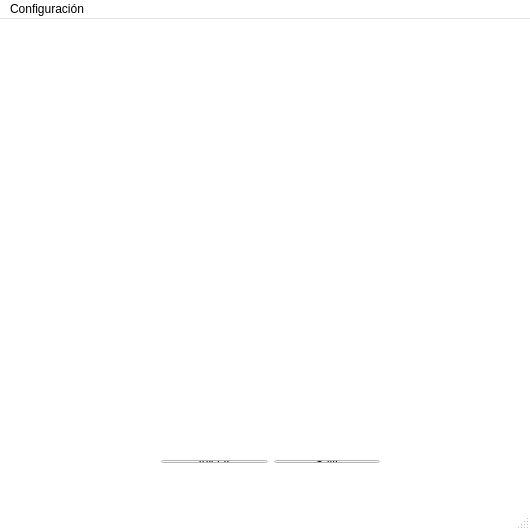
<?xml version="1.0" encoding="UTF-8"?>
<ui version="4.0">
 <class>MainWindow</class>
 <widget class="QMainWindow" name="MainWindow">
  <property name="geometry">
   <rect>
    <x>0</x>
    <y>0</y>
    <width>530</width>
    <height>530</height>
   </rect>
  </property>
  <property name="minimumSize">
   <size>
    <width>530</width>
    <height>530</height>
   </size>
  </property>
  <property name="maximumSize">
   <size>
    <width>530</width>
    <height>530</height>
   </size>
  </property>
  <property name="palette">
   <palette>
    <active>
     <colorrole role="Button">
      <brush brushstyle="SolidPattern">
       <color alpha="255">
        <red>255</red>
        <green>255</green>
        <blue>255</blue>
       </color>
      </brush>
     </colorrole>
     <colorrole role="Window">
      <brush brushstyle="SolidPattern">
       <color alpha="255">
        <red>255</red>
        <green>255</green>
        <blue>255</blue>
       </color>
      </brush>
     </colorrole>
    </active>
    <inactive>
     <colorrole role="Button">
      <brush brushstyle="SolidPattern">
       <color alpha="255">
        <red>255</red>
        <green>255</green>
        <blue>255</blue>
       </color>
      </brush>
     </colorrole>
     <colorrole role="Window">
      <brush brushstyle="SolidPattern">
       <color alpha="255">
        <red>255</red>
        <green>255</green>
        <blue>255</blue>
       </color>
      </brush>
     </colorrole>
    </inactive>
    <disabled>
     <colorrole role="Button">
      <brush brushstyle="SolidPattern">
       <color alpha="255">
        <red>255</red>
        <green>255</green>
        <blue>255</blue>
       </color>
      </brush>
     </colorrole>
     <colorrole role="Window">
      <brush brushstyle="SolidPattern">
       <color alpha="255">
        <red>255</red>
        <green>255</green>
        <blue>255</blue>
       </color>
      </brush>
     </colorrole>
    </disabled>
   </palette>
  </property>
  <property name="windowTitle">
   <string>PONG</string>
  </property>
  <widget class="QWidget" name="centralWidget">
   <widget class="QLabel" name="label">
    <property name="geometry">
     <rect>
      <x>50</x>
      <y>0</y>
      <width>431</width>
      <height>431</height>
     </rect>
    </property>
    <property name="text">
     <string/>
    </property>
    <property name="pixmap">
     <pixmap resource="imagenes.qrc">:/imagenes/pong.jpg</pixmap>
    </property>
    <property name="scaledContents">
     <bool>true</bool>
    </property>
   </widget>
   <widget class="QWidget" name="layoutWidget">
    <property name="geometry">
     <rect>
      <x>150</x>
      <y>430</y>
      <width>241</width>
      <height>25</height>
     </rect>
    </property>
    <layout class="QHBoxLayout" name="horizontalLayout">
     <item>
      <widget class="QPushButton" name="btn_iniciar">
       <property name="text">
        <string>Iniciar</string>
       </property>
      </widget>
     </item>
     <item>
      <widget class="QPushButton" name="btn_salir">
       <property name="text">
        <string>Salir</string>
       </property>
      </widget>
     </item>
    </layout>
   </widget>
  </widget>
  <widget class="QMenuBar" name="menuBar">
   <property name="geometry">
    <rect>
     <x>0</x>
     <y>0</y>
     <width>530</width>
     <height>21</height>
    </rect>
   </property>
   <widget class="QMenu" name="menuConfiguraci_n">
    <property name="title">
     <string>Configuración</string>
    </property>
    <widget class="QMenu" name="menuElegir_Puerto">
     <property name="title">
      <string>Elegir Puerto</string>
     </property>
     <addaction name="actionCOM1"/>
     <addaction name="actionCOM2"/>
     <addaction name="actionCOM5"/>
    </widget>
    <addaction name="menuElegir_Puerto"/>
    <addaction name="actionControles"/>
   </widget>
   <addaction name="menuConfiguraci_n"/>
  </widget>
  <widget class="QStatusBar" name="statusBar"/>
  <action name="actionCOM1">
   <property name="text">
    <string>COM1</string>
   </property>
  </action>
  <action name="actionCOM2">
   <property name="text">
    <string>COM2</string>
   </property>
  </action>
  <action name="actionCOM5">
   <property name="text">
    <string>COM5</string>
   </property>
  </action>
  <action name="actionControles">
   <property name="text">
    <string>Controles</string>
   </property>
  </action>
 </widget>
 <layoutdefault spacing="6" margin="11"/>
 <resources>
  <include location="imagenes.qrc"/>
 </resources>
 <connections>
  <connection>
   <sender>btn_salir</sender>
   <signal>clicked()</signal>
   <receiver>MainWindow</receiver>
   <slot>close()</slot>
   <hints>
    <hint type="sourcelabel">
     <x>389</x>
     <y>452</y>
    </hint>
    <hint type="destinationlabel">
     <x>589</x>
     <y>336</y>
    </hint>
   </hints>
  </connection>
 </connections>
</ui>
